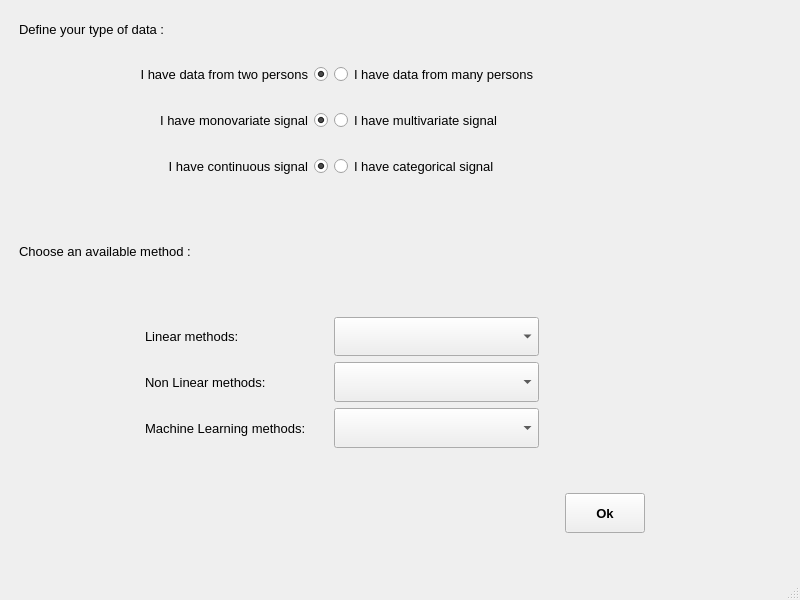
<?xml version="1.0" encoding="UTF-8"?>
<ui version="4.0">
 <class>MethodSelectionWindow</class>
 <widget class="QMainWindow" name="MethodSelectionWindow">
  <property name="geometry">
   <rect>
    <x>0</x>
    <y>0</y>
    <width>800</width>
    <height>600</height>
   </rect>
  </property>
  <property name="font">
   <font>
    <pointsize>10</pointsize>
   </font>
  </property>
  <property name="windowTitle">
   <string>Select a Method</string>
  </property>
  <widget class="QWidget" name="centralwidget">
   <layout class="QGridLayout" name="gridLayout">
    <item row="1" column="0">
     <spacer name="verticalSpacer_15">
      <property name="orientation">
       <enum>Qt::Vertical</enum>
      </property>
      <property name="sizeType">
       <enum>QSizePolicy::Expanding</enum>
      </property>
      <property name="sizeHint" stdset="0">
       <size>
        <width>20</width>
        <height>40</height>
       </size>
      </property>
     </spacer>
    </item>
    <item row="0" column="0">
     <layout class="QGridLayout" name="gridLayout_select_data">
      <item row="1" column="2">
       <widget class="QRadioButton" name="radioButton_data_1b">
        <property name="sizePolicy">
         <sizepolicy hsizetype="Preferred" vsizetype="Preferred">
          <horstretch>0</horstretch>
          <verstretch>0</verstretch>
         </sizepolicy>
        </property>
        <property name="minimumSize">
         <size>
          <width>0</width>
          <height>20</height>
         </size>
        </property>
        <property name="maximumSize">
         <size>
          <width>16777215</width>
          <height>40</height>
         </size>
        </property>
        <property name="font">
         <font>
          <pointsize>10</pointsize>
         </font>
        </property>
        <property name="text">
         <string>I have data from many persons</string>
        </property>
        <property name="checked">
         <bool>false</bool>
        </property>
        <property name="autoExclusive">
         <bool>false</bool>
        </property>
       </widget>
      </item>
      <item row="3" column="2">
       <widget class="QRadioButton" name="radioButton_data_3b">
        <property name="sizePolicy">
         <sizepolicy hsizetype="Preferred" vsizetype="Preferred">
          <horstretch>0</horstretch>
          <verstretch>0</verstretch>
         </sizepolicy>
        </property>
        <property name="minimumSize">
         <size>
          <width>0</width>
          <height>20</height>
         </size>
        </property>
        <property name="maximumSize">
         <size>
          <width>16777215</width>
          <height>40</height>
         </size>
        </property>
        <property name="font">
         <font>
          <pointsize>10</pointsize>
         </font>
        </property>
        <property name="text">
         <string>I have categorical signal</string>
        </property>
        <property name="autoExclusive">
         <bool>false</bool>
        </property>
       </widget>
      </item>
      <item row="11" column="3" alignment="Qt::AlignHCenter">
       <widget class="QPushButton" name="pushButton_valid_method_2">
        <property name="minimumSize">
         <size>
          <width>0</width>
          <height>20</height>
         </size>
        </property>
        <property name="maximumSize">
         <size>
          <width>100</width>
          <height>40</height>
         </size>
        </property>
        <property name="font">
         <font>
          <weight>75</weight>
          <bold>true</bold>
         </font>
        </property>
        <property name="text">
         <string>Ok</string>
        </property>
       </widget>
      </item>
      <item row="2" column="1">
       <widget class="QRadioButton" name="radioButton_data_2a">
        <property name="sizePolicy">
         <sizepolicy hsizetype="Preferred" vsizetype="Preferred">
          <horstretch>0</horstretch>
          <verstretch>0</verstretch>
         </sizepolicy>
        </property>
        <property name="minimumSize">
         <size>
          <width>0</width>
          <height>20</height>
         </size>
        </property>
        <property name="maximumSize">
         <size>
          <width>16777215</width>
          <height>40</height>
         </size>
        </property>
        <property name="font">
         <font>
          <pointsize>10</pointsize>
         </font>
        </property>
        <property name="layoutDirection">
         <enum>Qt::RightToLeft</enum>
        </property>
        <property name="text">
         <string>I have monovariate signal</string>
        </property>
        <property name="checked">
         <bool>true</bool>
        </property>
        <property name="autoExclusive">
         <bool>false</bool>
        </property>
       </widget>
      </item>
      <item row="9" column="2">
       <widget class="QComboBox" name="comboBox_machinelearning_methods">
        <property name="minimumSize">
         <size>
          <width>0</width>
          <height>20</height>
         </size>
        </property>
        <property name="maximumSize">
         <size>
          <width>16777215</width>
          <height>40</height>
         </size>
        </property>
        <property name="font">
         <font>
          <pointsize>10</pointsize>
         </font>
        </property>
       </widget>
      </item>
      <item row="1" column="1">
       <widget class="QRadioButton" name="radioButton_data_1a">
        <property name="sizePolicy">
         <sizepolicy hsizetype="Preferred" vsizetype="Preferred">
          <horstretch>0</horstretch>
          <verstretch>0</verstretch>
         </sizepolicy>
        </property>
        <property name="minimumSize">
         <size>
          <width>0</width>
          <height>20</height>
         </size>
        </property>
        <property name="maximumSize">
         <size>
          <width>16777215</width>
          <height>40</height>
         </size>
        </property>
        <property name="font">
         <font>
          <pointsize>10</pointsize>
         </font>
        </property>
        <property name="layoutDirection">
         <enum>Qt::RightToLeft</enum>
        </property>
        <property name="text">
         <string>I have data from two persons</string>
        </property>
        <property name="checked">
         <bool>true</bool>
        </property>
        <property name="autoExclusive">
         <bool>false</bool>
        </property>
       </widget>
      </item>
      <item row="7" column="2">
       <widget class="QComboBox" name="comboBox_linear_methods">
        <property name="minimumSize">
         <size>
          <width>0</width>
          <height>20</height>
         </size>
        </property>
        <property name="maximumSize">
         <size>
          <width>16777215</width>
          <height>40</height>
         </size>
        </property>
        <property name="font">
         <font>
          <pointsize>10</pointsize>
         </font>
        </property>
       </widget>
      </item>
      <item row="9" column="3">
       <spacer name="verticalSpacer_6">
        <property name="orientation">
         <enum>Qt::Vertical</enum>
        </property>
        <property name="sizeHint" stdset="0">
         <size>
          <width>20</width>
          <height>40</height>
         </size>
        </property>
       </spacer>
      </item>
      <item row="2" column="2">
       <widget class="QRadioButton" name="radioButton_data_2b">
        <property name="sizePolicy">
         <sizepolicy hsizetype="Preferred" vsizetype="Preferred">
          <horstretch>0</horstretch>
          <verstretch>0</verstretch>
         </sizepolicy>
        </property>
        <property name="minimumSize">
         <size>
          <width>0</width>
          <height>20</height>
         </size>
        </property>
        <property name="maximumSize">
         <size>
          <width>16777215</width>
          <height>40</height>
         </size>
        </property>
        <property name="font">
         <font>
          <pointsize>10</pointsize>
         </font>
        </property>
        <property name="text">
         <string>I have multivariate signal</string>
        </property>
        <property name="autoExclusive">
         <bool>false</bool>
        </property>
       </widget>
      </item>
      <item row="8" column="2">
       <widget class="QComboBox" name="comboBox_nonlinear_methods">
        <property name="minimumSize">
         <size>
          <width>0</width>
          <height>20</height>
         </size>
        </property>
        <property name="maximumSize">
         <size>
          <width>16777215</width>
          <height>40</height>
         </size>
        </property>
        <property name="font">
         <font>
          <pointsize>10</pointsize>
         </font>
        </property>
       </widget>
      </item>
      <item row="9" column="1">
       <widget class="QLabel" name="label_machinelearning_methods">
        <property name="minimumSize">
         <size>
          <width>0</width>
          <height>20</height>
         </size>
        </property>
        <property name="maximumSize">
         <size>
          <width>16777215</width>
          <height>40</height>
         </size>
        </property>
        <property name="font">
         <font>
          <pointsize>10</pointsize>
         </font>
        </property>
        <property name="text">
         <string>Machine Learning methods:</string>
        </property>
        <property name="indent">
         <number>10</number>
        </property>
       </widget>
      </item>
      <item row="8" column="1">
       <widget class="QLabel" name="label_nonlinear_methods">
        <property name="minimumSize">
         <size>
          <width>0</width>
          <height>20</height>
         </size>
        </property>
        <property name="maximumSize">
         <size>
          <width>16777215</width>
          <height>40</height>
         </size>
        </property>
        <property name="font">
         <font>
          <pointsize>10</pointsize>
         </font>
        </property>
        <property name="text">
         <string>Non Linear methods: </string>
        </property>
        <property name="indent">
         <number>10</number>
        </property>
       </widget>
      </item>
      <item row="3" column="1">
       <widget class="QRadioButton" name="radioButton_data_3a">
        <property name="sizePolicy">
         <sizepolicy hsizetype="Preferred" vsizetype="Preferred">
          <horstretch>0</horstretch>
          <verstretch>0</verstretch>
         </sizepolicy>
        </property>
        <property name="minimumSize">
         <size>
          <width>0</width>
          <height>20</height>
         </size>
        </property>
        <property name="maximumSize">
         <size>
          <width>16777215</width>
          <height>40</height>
         </size>
        </property>
        <property name="font">
         <font>
          <pointsize>10</pointsize>
         </font>
        </property>
        <property name="layoutDirection">
         <enum>Qt::RightToLeft</enum>
        </property>
        <property name="text">
         <string>I have continuous signal</string>
        </property>
        <property name="checked">
         <bool>true</bool>
        </property>
        <property name="autoExclusive">
         <bool>false</bool>
        </property>
       </widget>
      </item>
      <item row="7" column="1">
       <widget class="QLabel" name="label_linear_methods">
        <property name="minimumSize">
         <size>
          <width>0</width>
          <height>20</height>
         </size>
        </property>
        <property name="maximumSize">
         <size>
          <width>16777215</width>
          <height>40</height>
         </size>
        </property>
        <property name="font">
         <font>
          <pointsize>10</pointsize>
         </font>
        </property>
        <property name="text">
         <string>Linear methods: </string>
        </property>
        <property name="indent">
         <number>10</number>
        </property>
       </widget>
      </item>
      <item row="7" column="3">
       <spacer name="verticalSpacer_4">
        <property name="orientation">
         <enum>Qt::Vertical</enum>
        </property>
        <property name="sizeHint" stdset="0">
         <size>
          <width>20</width>
          <height>40</height>
         </size>
        </property>
       </spacer>
      </item>
      <item row="8" column="3">
       <spacer name="verticalSpacer_5">
        <property name="orientation">
         <enum>Qt::Vertical</enum>
        </property>
        <property name="sizeHint" stdset="0">
         <size>
          <width>20</width>
          <height>40</height>
         </size>
        </property>
       </spacer>
      </item>
      <item row="6" column="4" rowspan="6">
       <spacer name="verticalSpacer_8">
        <property name="orientation">
         <enum>Qt::Vertical</enum>
        </property>
        <property name="sizeHint" stdset="0">
         <size>
          <width>20</width>
          <height>40</height>
         </size>
        </property>
       </spacer>
      </item>
      <item row="0" column="0" colspan="3">
       <widget class="QLabel" name="label_select_data">
        <property name="minimumSize">
         <size>
          <width>0</width>
          <height>20</height>
         </size>
        </property>
        <property name="maximumSize">
         <size>
          <width>16777215</width>
          <height>40</height>
         </size>
        </property>
        <property name="font">
         <font>
          <pointsize>10</pointsize>
         </font>
        </property>
        <property name="text">
         <string>Define your type of data : </string>
        </property>
        <property name="indent">
         <number>10</number>
        </property>
       </widget>
      </item>
      <item row="4" column="0" colspan="5">
       <spacer name="verticalSpacer_2">
        <property name="orientation">
         <enum>Qt::Vertical</enum>
        </property>
        <property name="sizeType">
         <enum>QSizePolicy::Expanding</enum>
        </property>
        <property name="sizeHint" stdset="0">
         <size>
          <width>20</width>
          <height>40</height>
         </size>
        </property>
       </spacer>
      </item>
      <item row="10" column="0" colspan="4">
       <spacer name="verticalSpacer">
        <property name="orientation">
         <enum>Qt::Vertical</enum>
        </property>
        <property name="sizeHint" stdset="0">
         <size>
          <width>20</width>
          <height>40</height>
         </size>
        </property>
       </spacer>
      </item>
      <item row="11" column="0" colspan="3">
       <spacer name="verticalSpacer_7">
        <property name="orientation">
         <enum>Qt::Vertical</enum>
        </property>
        <property name="sizeHint" stdset="0">
         <size>
          <width>20</width>
          <height>40</height>
         </size>
        </property>
       </spacer>
      </item>
      <item row="0" column="3" colspan="2">
       <spacer name="verticalSpacer_13">
        <property name="orientation">
         <enum>Qt::Vertical</enum>
        </property>
        <property name="sizeHint" stdset="0">
         <size>
          <width>20</width>
          <height>40</height>
         </size>
        </property>
       </spacer>
      </item>
      <item row="1" column="3" colspan="2">
       <spacer name="verticalSpacer_10">
        <property name="orientation">
         <enum>Qt::Vertical</enum>
        </property>
        <property name="sizeHint" stdset="0">
         <size>
          <width>20</width>
          <height>40</height>
         </size>
        </property>
       </spacer>
      </item>
      <item row="2" column="3" colspan="2">
       <spacer name="verticalSpacer_11">
        <property name="orientation">
         <enum>Qt::Vertical</enum>
        </property>
        <property name="sizeHint" stdset="0">
         <size>
          <width>20</width>
          <height>40</height>
         </size>
        </property>
       </spacer>
      </item>
      <item row="3" column="3" colspan="2">
       <spacer name="verticalSpacer_12">
        <property name="orientation">
         <enum>Qt::Vertical</enum>
        </property>
        <property name="sizeHint" stdset="0">
         <size>
          <width>20</width>
          <height>40</height>
         </size>
        </property>
       </spacer>
      </item>
      <item row="5" column="3" colspan="2">
       <spacer name="verticalSpacer_9">
        <property name="orientation">
         <enum>Qt::Vertical</enum>
        </property>
        <property name="sizeHint" stdset="0">
         <size>
          <width>20</width>
          <height>40</height>
         </size>
        </property>
       </spacer>
      </item>
      <item row="5" column="0" colspan="3">
       <widget class="QLabel" name="label_choose_method_2">
        <property name="minimumSize">
         <size>
          <width>0</width>
          <height>20</height>
         </size>
        </property>
        <property name="maximumSize">
         <size>
          <width>16777215</width>
          <height>40</height>
         </size>
        </property>
        <property name="font">
         <font>
          <pointsize>10</pointsize>
         </font>
        </property>
        <property name="text">
         <string>Choose an available method : </string>
        </property>
        <property name="indent">
         <number>10</number>
        </property>
       </widget>
      </item>
      <item row="6" column="0" colspan="4">
       <spacer name="verticalSpacer_3">
        <property name="orientation">
         <enum>Qt::Vertical</enum>
        </property>
        <property name="sizeHint" stdset="0">
         <size>
          <width>20</width>
          <height>40</height>
         </size>
        </property>
       </spacer>
      </item>
     </layout>
    </item>
   </layout>
  </widget>
  <widget class="QMenuBar" name="menubar">
   <property name="geometry">
    <rect>
     <x>0</x>
     <y>0</y>
     <width>800</width>
     <height>21</height>
    </rect>
   </property>
  </widget>
  <widget class="QStatusBar" name="statusbar"/>
 </widget>
 <resources/>
 <connections/>
</ui>
